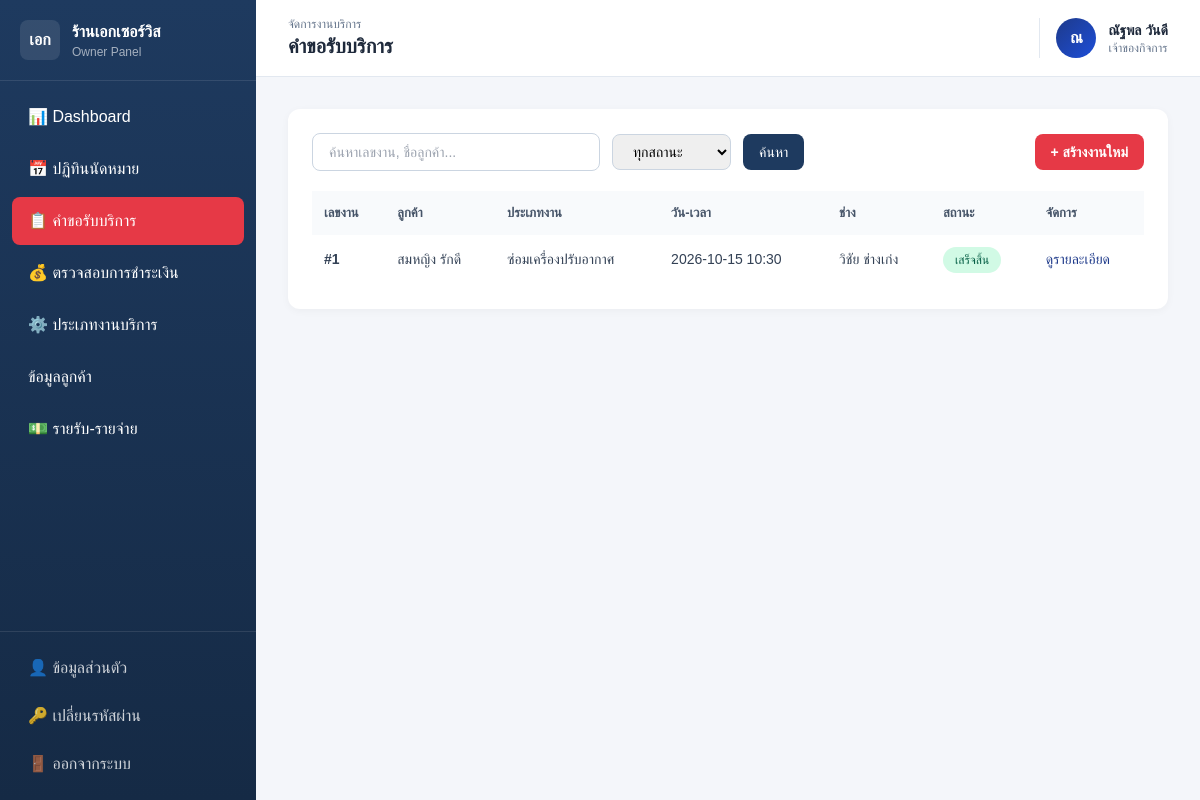
Before: /owner/jobs.php (signed in) with the older database file.
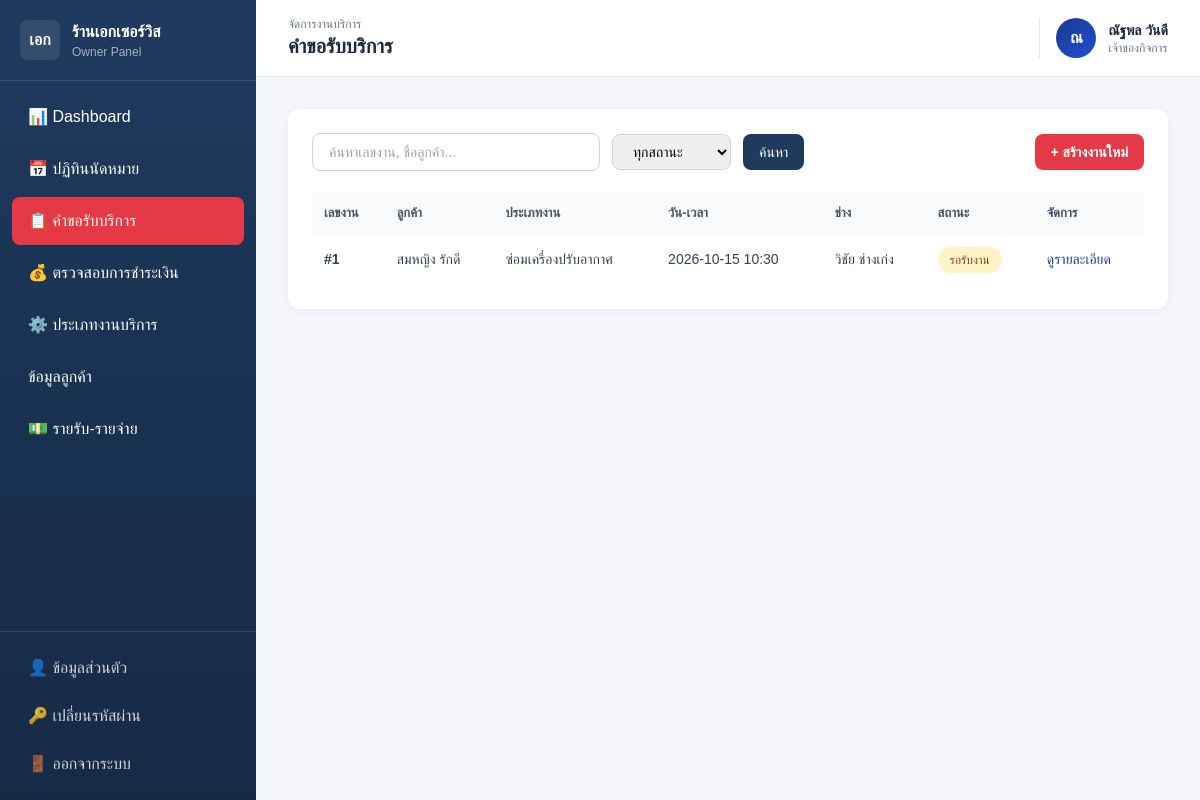
After: the same page with the newer database file.
### tables this page shows
CREATE TABLE booking (
    booking_id INTEGER PRIMARY KEY AUTOINCREMENT,
    customer_id INTEGER NOT NULL,
    service_id INTEGER NOT NULL,
    tech_id_1 INTEGER,
    tech_id_2 INTEGER,
    booking_date TEXT NOT NULL,
    booking_time TEXT NOT NULL,
    status_service TEXT NOT NULL DEFAULT 'รอรับงาน',
    problem_description TEXT,
    problem_photo_url TEXT,
    reschedule_reason TEXT,
    created_at TEXT NOT NULL DEFAULT CURRENT_TIMESTAMP,
    FOREIGN KEY (customer_id) REFERENCES customer(customer_id) ON UPDATE CASCADE,
    FOREIGN KEY (service_id) REFERENCES services(service_id) ON UPDATE CASCADE,
    FOREIGN KEY (tech_id_1) REFERENCES technician(tech_id) ON DELETE SET NULL ON UPDATE CASCADE,
    FOREIGN KEY (tech_id_2) REFERENCES technician(tech_id) ON DELETE SET NULL ON UPDATE CASCADE
);

CREATE TABLE customer (
    customer_id INTEGER PRIMARY KEY AUTOINCREMENT,
    line_user_id TEXT NOT NULL UNIQUE,
    full_name TEXT NOT NULL,
    phone TEXT,
    email TEXT,
    password TEXT,
    address TEXT,
    latitude REAL,
    longitude REAL,
    created_at TEXT NOT NULL DEFAULT CURRENT_TIMESTAMP
);

CREATE TABLE services (
    service_id INTEGER PRIMARY KEY AUTOINCREMENT,
    service_name TEXT NOT NULL,
    category TEXT,
    base_price NUMERIC NOT NULL DEFAULT 0,
    description TEXT,
    status TEXT NOT NULL DEFAULT 'เปิดใช้งาน'
);

CREATE TABLE technician (
    tech_id INTEGER PRIMARY KEY AUTOINCREMENT,
    line_user_id TEXT UNIQUE,
    full_name TEXT NOT NULL,
    phone TEXT,
    specialty TEXT,
    status TEXT NOT NULL DEFAULT 'ว่าง',
    created_at TEXT NOT NULL DEFAULT CURRENT_TIMESTAMP
);

### includes/auth.php (called while the page is built, shortened)
<?php
function currentUser(): array
{
    return [
        'id' => $_SESSION['user_id'] ?? null,
        'role' => $_SESSION['role'] ?? null,
        'name' => $_SESSION['user_name'] ?? '',
    ];
}

### owner/jobs.php (the view, shortened to what this page needs)
<?php
$pageTitle = 'คำขอรับบริการ';
$activePage = 'jobs';
require_once __DIR__ . '/../includes/header_owner.php';
$search = trim($_GET['search'] ?? '');
$sql = "SELECT b.*, c.full_name AS customer, s.service_name, t.full_name AS tech_name
        FROM Booking b
        JOIN Customer c ON b.customer_id = c.customer_id
        JOIN Services s ON b.service_id = s.service_id
        LEFT JOIN Technician t ON b.tech_id_1 = t.tech_id
        WHERE 1=1";
$params = [];
$sql .= " ORDER BY b.booking_date DESC, b.booking_time DESC";
$stmt = $pdo->prepare($sql);
$stmt->execute($params);
$jobs = $stmt->fetchAll();
$statusClass = [
  'รอรับงาน' => 'status-pending',
  'กำลังเดินทาง' => 'status-progress',
  'กำลังซ่อม' => 'status-progress',
  'เสร็จสิ้น' => 'status-done',
  'ยกเลิก' => 'status-cancel'
];
?>
<div class="card p-6">
  <form method="GET" class="flex items-center justify-between mb-5 flex-wrap gap-3">
    <div class="flex items-center gap-3 flex-wrap">
      <input type="text" name="search" value="<?= htmlspecialchars($search) ?>" placeholder="ค้นหาเลขงาน, ชื่อลูกค้า..." class="px-4 py-2 border border-slate-300 rounded-lg w-72 text-sm outline-none" />
      <select name="status" class="px-4 py-2 border border-slate-300 rounded-lg text-sm">
        <option value="">ทุกสถานะ</option>
      </select>
      <button class="btn-primary px-4 py-2 rounded-lg text-sm">ค้นหา</button>
    </div>
    <a href="/testtt/owner/calendar.php" class="btn-accent px-4 py-2 rounded-lg text-sm font-semibold no-underline">+ สร้างงานใหม่</a>
  </form>
  <div class="overflow-x-auto">
    <table class="w-full data-table">
      <thead><tr><th class="text-left p-3">เลขงาน</th><th class="text-left p-3">ลูกค้า</th><th class="text-left p-3">ประเภทงาน</th><th class="text-left p-3">วัน-เวลา</th><th class="text-left p-3">ช่าง</th><th class="text-left p-3">สถานะ</th><th class="text-left p-3">จัดการ</th></tr></thead>
      <tbody>
      <?php foreach ($jobs as $j): ?>
        <tr class="hover:bg-slate-50 cursor-pointer" onclick="location.href='/testtt/owner/job_detail.php?id=<?= $j['booking_id'] ?>'">
          <td class="p-3 font-semibold text-blue-900">#<?= $j['booking_id'] ?></td>
          <td class="p-3"><?= htmlspecialchars($j['customer']) ?></td>
          <td class="p-3"><?= htmlspecialchars($j['service_name']) ?></td>
          <td class="p-3"><?= $j['booking_date'] ?> <?= substr($j['booking_time'],0,5) ?></td>
          <td class="p-3"><?= htmlspecialchars($j['tech_name'] ?? '-') ?></td>
          <td class="p-3"><span class="status-pill <?= $statusClass[$j['status_service']] ?? 'status-pending' ?>"><?= $j['status_service'] ?></span></td>
          <td class="p-3"><button class="text-blue-900 hover:underline text-sm">ดูรายละเอียด</button></td>
        </tr>
      <?php endforeach; ?>
      </tbody>
    </table>
  </div>
</div>
<?php require_once __DIR__ . '/../includes/footer.php'; ?>

### includes/header_owner.php (shortened to what this page needs)
<?php
require_once __DIR__ . '/auth.php';
$me = currentUser();
$activePage = $activePage ?? '';
?>
<!DOCTYPE html>
<html lang="th">
<head>
<script src="https://cdn.tailwindcss.com"></script>
<link rel="stylesheet" href="https://cdn.jsdelivr.net/npm/@fontsource/kanit@5.0.0/thai-400.css" />
<link rel="stylesheet" href="https://cdn.jsdelivr.net/npm/@fontsource/kanit@5.0.0/thai-600.css" />
</head>
<body>
<aside class="sidebar w-64 text-white flex flex-col fixed h-screen overflow-y-auto scrollbar-thin">
  <div class="p-5 border-b border-white/10">
    <div class="flex items-center gap-3">
      <div class="w-10 h-10 rounded-lg bg-white/10 flex items-center justify-center font-bold">เอก</div>
      <div><div class="font-bold">ร้านเอกเซอร์วิส</div><div class="text-xs text-white/60">Owner Panel</div></div>
    </div>
  </div>
  <nav class="flex-1 p-3 space-y-1">
    <a href="/testtt/owner/dashboard.php" class="nav-item <?= $activePage==='dashboard'?'active':'' ?> flex items-center gap-3 px-4 py-3 rounded-lg">📊 Dashboard</a>
    <a href="/testtt/owner/calendar.php" class="nav-item <?= $activePage==='calendar'?'active':'' ?> flex items-center gap-3 px-4 py-3 rounded-lg">📅 ปฏิทินนัดหมาย</a>
    <a href="/testtt/owner/jobs.php" class="nav-item <?= $activePage==='jobs'?'active':'' ?> flex items-center gap-3 px-4 py-3 rounded-lg">📋 คำขอรับบริการ</a>
    <a href="/testtt/owner/payment.php" class="nav-item <?= $activePage==='payment'?'active':'' ?> flex items-center gap-3 px-4 py-3 rounded-lg">💰 ตรวจสอบการชำระเงิน</a>
    <a href="/testtt/owner/services.php" class="nav-item <?= $activePage==='services'?'active':'' ?> flex items-center gap-3 px-4 py-3 rounded-lg">⚙️ ประเภทงานบริการ</a>
    <a href="/testtt/owner/customers.php" class="nav-item <?= $activePage==='customers'?'active':'' ?> flex items-center gap-3 px-4 py-3 rounded-lg"> ข้อมูลลูกค้า</a>
    <a href="/testtt/owner/expenses.php" class="nav-item <?= $activePage==='expenses'?'active':'' ?> flex items-center gap-3 px-4 py-3 rounded-lg">💵 รายรับ-รายจ่าย</a>
  </nav>
  <div class="p-3 border-t border-white/10">
    <a href="/testtt/user/profile.php" class="w-full flex items-center gap-3 px-4 py-3 rounded-lg hover:bg-white/10 transition text-white/80">👤 ข้อมูลส่วนตัว</a>
    <a href="/testtt/user/change_password.php" class="w-full flex items-center gap-3 px-4 py-3 rounded-lg hover:bg-white/10 transition text-white/80">🔑 เปลี่ยนรหัสผ่าน</a>
    <a href="/testtt/api/logout.php" class="w-full flex items-center gap-3 px-4 py-3 rounded-lg hover:bg-white/10 transition text-white/80">🚪 ออกจากระบบ</a>
  </div>
</aside>
<main class="main-content">
  <header class="bg-white border-b border-slate-200 px-8 py-4 flex items-center justify-between sticky top-0 z-10">
    <div>
      <div class="text-xs text-slate-500"><?= $breadcrumb ?? 'จัดการงานบริการ' ?></div>
      <h1 class="text-xl font-bold text-slate-800"><?= $pageTitle ?? 'Dashboard' ?></h1>
    </div>
    <div class="flex items-center gap-3 pl-4 border-l border-slate-200">
      <div class="w-10 h-10 rounded-full bg-gradient-to-br from-blue-900 to-blue-700 text-white flex items-center justify-center font-bold"><?= mb_substr($me['name'], 0, 1) ?></div>
      <div>
        <div class="font-semibold text-sm text-slate-800"><?= htmlspecialchars($me['name']) ?></div>
        <div class="text-xs text-slate-500">เจ้าของกิจการ</div>
      </div>
    </div>
  </header>
  <div class="p-8">

### includes/footer.php (shortened to what this page needs)
  </div>
</main>
</body>
</html>

### includes/header_owner.php (style rules this page uses)
* { font-family: 'Kanit', sans-serif; box-sizing: border-box; }
body { background: #f4f6fa; margin: 0; }
.sidebar { background: linear-gradient(180deg, #1e3a5f 0%, #152a45 100%); }
.nav-item { transition: all 0.2s; }
.nav-item.active { background: #e63946; color: white; }
.card { background: white; border-radius: 12px; box-shadow: 0 2px 8px rgba(0,0,0,0.04); }
.btn-primary { background: #1e3a5f; color: white; }
.btn-accent { background: #e63946; color: white; }
.status-pill { padding: 4px 12px; border-radius: 999px; font-size: 12px; font-weight: 500; display: inline-block; }
.status-pending { background: #fef3c7; color: #92400e; }
table.data-table th { background: #f8fafc; color: #475569; font-weight: 600; font-size: 13px; }
table.data-table td { font-size: 14px; color: #334155; }
.main-content { margin-left: 256px; }
.status-done { background: #d1fae5; color: #065f46; }

Changed rows visible on the page:
changed booking "สมหญิง รักดี": status_service "เสร็จสิ้น" → "รอรับงาน"
